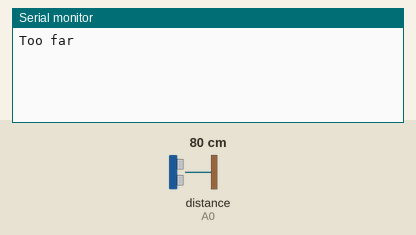
This sketch was run on a simulated Arduino Uno, built with avr-gcc and run on an emulated ATmega328P. Shown: the last lines printed to the serial monitor. Wiring (inferred from the names in the program): ultrasonic range finder: trigger A1; echo A0. The inputs (shaded band) are chosen by the test bench; at power-on: distance to the obstacle (sensor on A0) 80 cm. The echo pulse lasts 58.3 µs per cm.

Above: at 1.3 s.
1.4 s: distance to the obstacle (sensor on A0) set to 2 cm
At 2.1 s:
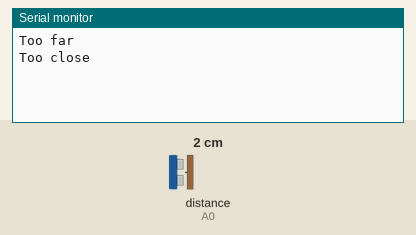
3.0 s: distance to the obstacle (sensor on A0) set to 9 cm
At 3.4 s:
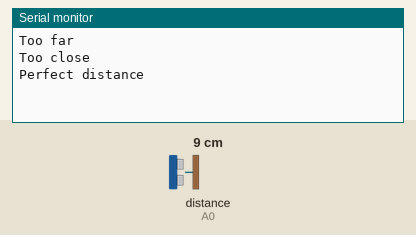
4.5 s: distance to the obstacle (sensor on A0) set to 250 cm
At 5.2 s:
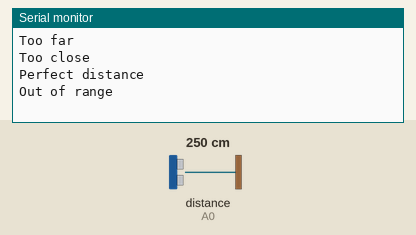

The sketch:

ultrasonicversion2.ino
```cpp
/*
HC-SR04 Ping distance sensor]
VCC to arduino 5v GND to arduino GND
Echo to Arduino pin AO Trig to Arduino pin A1
More info at: http://goo.gl/kJ8Gl
Original code improvements to the Ping sketch sourced from Trollmaker.com
Some code and wiring inspired by http://en.wikiversity.org/wiki/User:Dstaub/robotcar
Version 2 - added an if statement to output range when it changes
*/

#define trigPin A1
#define echoPin A0

int range = -1;
int previousRange = -1;

void setup() {
  Serial.begin (9600);
  pinMode(trigPin, OUTPUT);
  pinMode(echoPin, INPUT);
}

void loop() {
  long duration, distance;
  digitalWrite(trigPin, LOW);  // Added this line
  delayMicroseconds(2); // Added this line
  digitalWrite(trigPin, HIGH);
//  delayMicroseconds(1000); - Removed this line
  delayMicroseconds(10); // Added this line
  digitalWrite(trigPin, LOW);
  duration = pulseIn(echoPin, HIGH);
  distance = (duration/2) / 29.1;


  if (distance >= 200 || distance <= 0){
    range = -1;
    if (range != previousRange){
      Serial.println("Out of range");
    }
  }
  else {
    if(distance <= 5){
      range = 5;
      if (range != previousRange){
        Serial.println("Too close");
      }
    }else if(distance <= 10){
      range = 10;
      if (range != previousRange){
        Serial.println("Perfect distance");
      }
    }else{
      range = 255;
      if (range != previousRange){
        Serial.println("Too far");
      }
    }
  }
  previousRange = range;
  delay(500);
}
```

Measured:
- after the input at 1.4 s, the serial monitor: prints a new line after 0.12 s (image 1)
- after the input at 3.0 s, the serial monitor: prints a new line at once (image 2)
- after the input at 4.5 s, the serial monitor: prints a new line at once (image 3)
